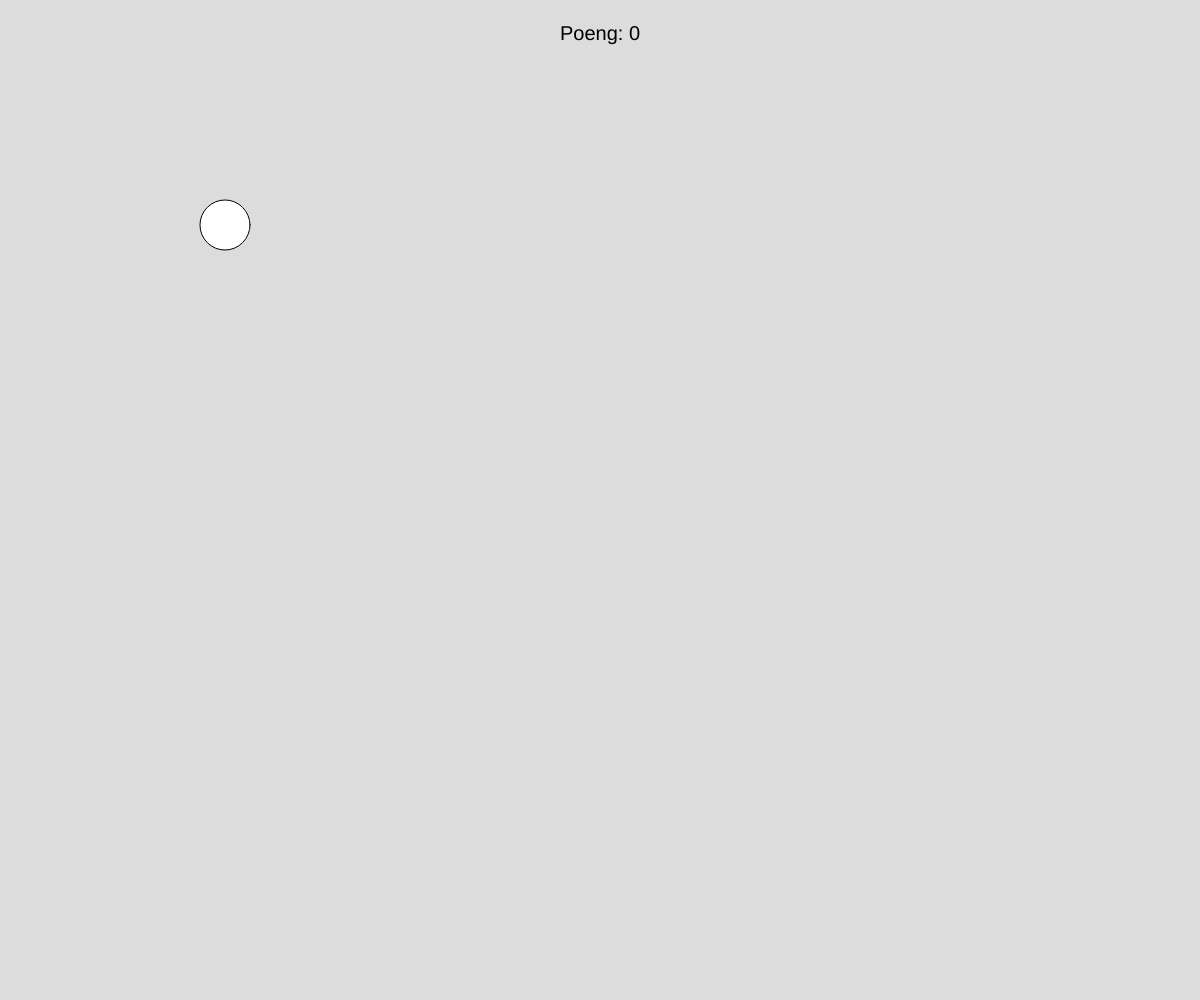
Frame 1 (no input)
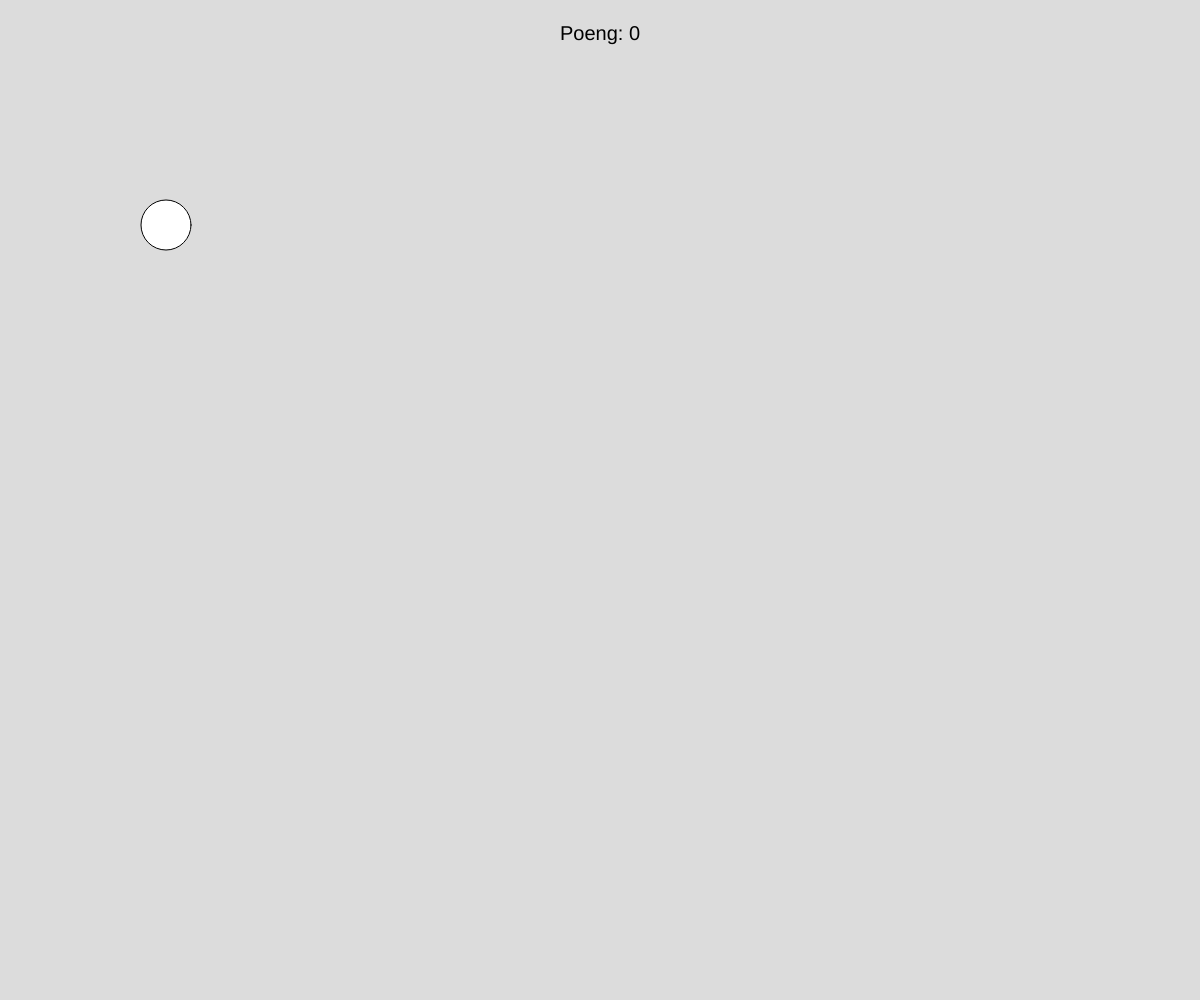
Frame 60 (no input)
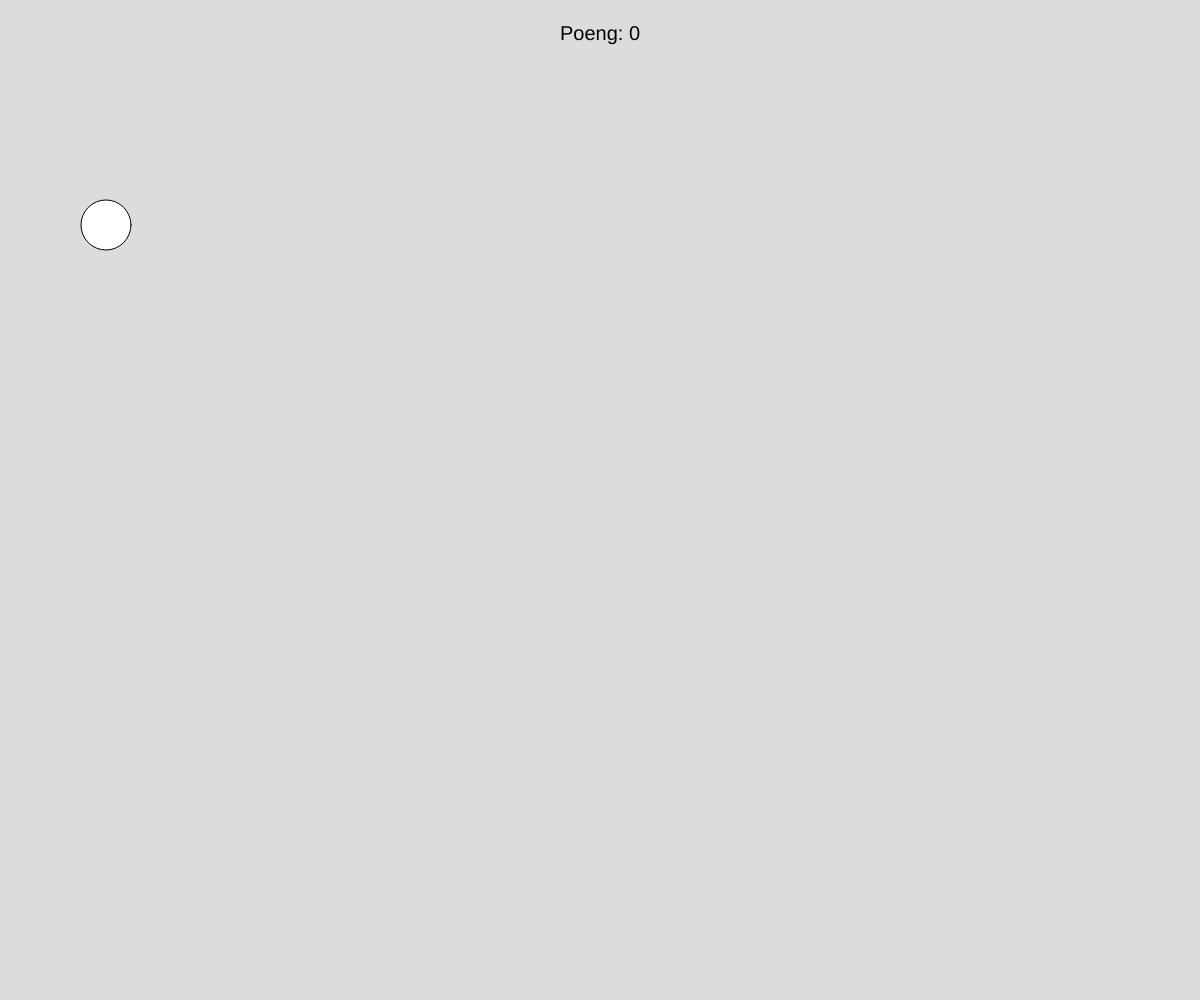
Frame 120 (the mouse pressed at the canvas centre since frame 60)

The p5.js sketch that drew these frames (run headless with seeded random() and noise() and a simulated clock; from frame 60 on, the mouse is pressed at the canvas centre):

// p5.js sketch
// ── sketch.js
//GLOBALE VARIABLER
let ballx = 225;
let bally = 225;
let ballSize = 50;
let fart = 1;
let poeng = 0;

function setup() {            //Dette skjer én gang.
  createCanvas(windowWidth, windowHeight);    
  textAlign(CENTER);
  textSize(20);
}  //SLUTT SETUP ---------------------------------

function draw() {            //Dette skjer i loop.
  background(220);
  ball();
  tekst();
}  //SLUTT DRAW ----------------------------------

function ball() {
  ellipse(ballx,bally,ballSize,ballSize);
  ballx = ballx - fart;
  if (ballx <= 0-(ballSize/2)) {
    ballx = windowWidth+(ballSize/2);
  }  
}  //SLUTT BALL ----------------------------------

function mouseReleased() {
  let avstandBall = dist(ballx, bally, mouseX, mouseY);
  if (avstandBall < ballSize/2) {
    fill('green');
    fart = fart + 1;
    bally = random(ballSize/2, (windowHeight-ballSize/2));
    poeng = poeng + 1;
  }
  if (avstandBall > ballSize/2) {
    fill('red');
    poeng = poeng - 1;
  }
}  //SLUTT MOUSERELEASE --------------------------

function tekst() {
  text("Poeng: " + poeng, windowWidth/2, 40);
}
